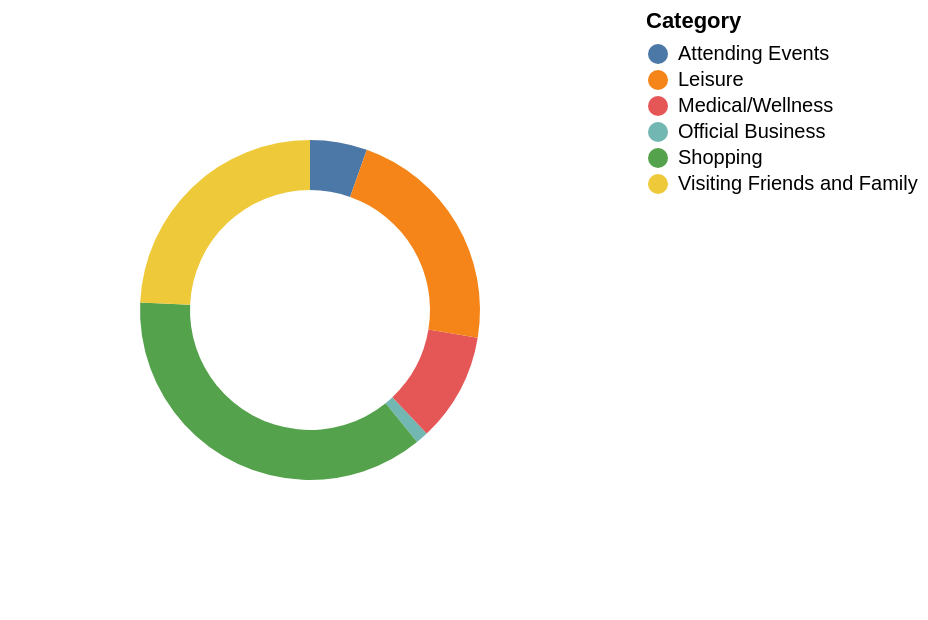

The Vega-Lite source for this figure:
### Vega-Lite specification from a JSON file in a GitHub repository (floating-point values rounded to 4 significant figures)
{"$schema": "https://vega.github.io/schema/vega-lite/v5.json", "width": 300, "height": 300, "data": {"values": [{"Category": "Official Business", "Value": 1.2}, {"Category": "Attending Events", "Value": 5.4}, {"Category": "Medical/Wellness", "Value": 10.3}, {"Category": "Leisure", "Value": 22.1}, {"Category": "Shopping", "Value": 36.4}, {"Category": "Visiting Friends and Family", "Value": 24.2}]}, "encoding": {"color": {"field": "Category", "type": "nominal"}, "theta": {"field": "Value", "type": "quantitative"}, "tooltip": [{"field": "Category", "title": "Purpose of Visit"}, {"field": "Value", "title": "Percentage", "format": ".1f"}]}, "mark": {"type": "arc", "innerRadius": 60, "outerRadius": 85, "tooltip": true}}
